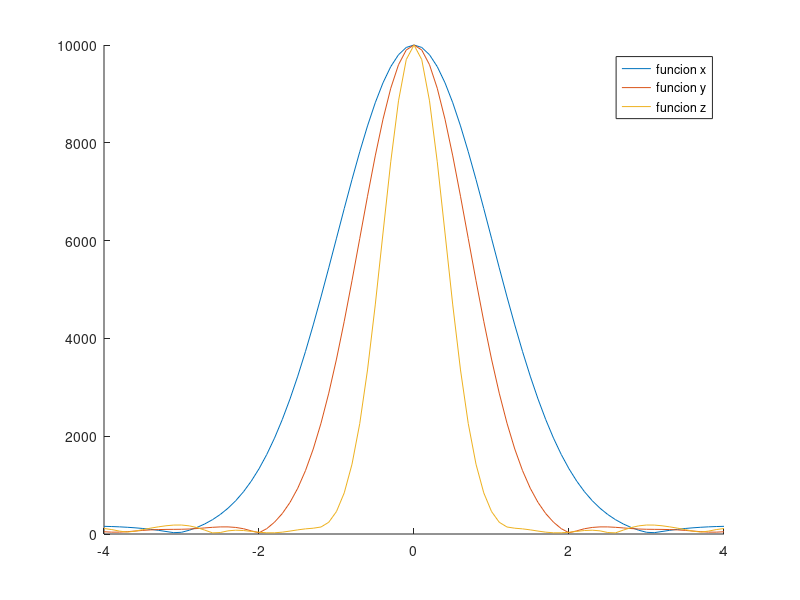
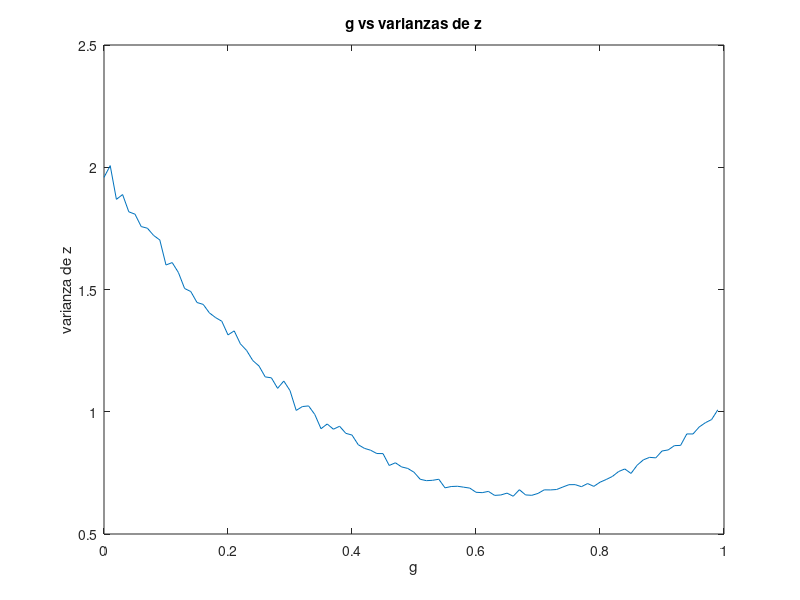

These charts were generated, in order, by the following MATLAB code: (Note: this script raises an error after producing the figures.)
clc
clear all


u=1; %media
v_1=sqrt(1); %varianza 1
v_2=sqrt(2); %varianza 2
m_exp=0;
v_exp=0;
g=2;


x_1=normrnd(u,v_1,[10000,1]);
y_1=normrnd(u,v_2,[10000,1]);
z=x_1+(1-g)*(y_1-x_1);
m_exp=m_exp+mean(z);
v_exp=v_exp+var(z);


mu=m_exp;
var_1=v_exp;
disp(['Encontrar la media y la varianza']);
disp(['la media es: ',num2str(mu)]);
disp(['la varianza es: ',num2str(var_1)]);


s=-5:0.1:5;
s=-4:0.1:4;
fi_x=exp(j*s.*x_1);
fi_y=exp(j*s.*y_1);

fi_x=sum(fi_x,1);
fi_y=sum(fi_y,1);


fi_z = exp(j*s.*z);
fi_z=sum(fi_z,1);

figure
hold on
plot(s,abs(fi_x))
plot(s,abs(fi_y))
plot(s,abs(fi_z))
legend("funcion x","funcion y","funcion z")
hold off
saveas(gcf, 'figura1.png');



%g minima
v_min=100;
v_intento=0;
g_min=0;
g=0;
c=1;

while g<=1

v_exp=0;

x_2=normrnd(u,v_1,[10000,1]);
y_2=normrnd(u,v_2,[10000,1]);
z=x_2+(1-g)*(y_2-x_2);
v_exp=var(z);

v_s(c)=v_exp;
g_s(c)=g;
g=g+0.01;
c=c+1;

end

v_min=min(v_s);
p=find(v_s==v_min);
g_min=g_s(p);
figure
plot(g_s,v_s);
title('g vs varianzas de z')
xlabel('g')
ylabel('varianza de z')
z=x_2+(1-g_min)*(y_2-x_2);
saveas(gcf, 'figura2.png');
disp(['Encontrar la g para la varianza minima de z']);
disp(['El valor de g para la minima varianza es: ',num2str(g_min)]);

var_x=(v_1)^2;
var_y=2*(var_x);




disp(['Ordenar las varianzas de menor a mayor']);
disp(['Varianza de x: ',num2str(var_x)]);
disp(['Varianza de y: ',num2str(var_y)]);
disp(['Varianza de z: ',num2str(v_min)]);


figure
% Create plots.
t = tiledlayout(3,1);

ax1 = nexttile;
hist(x_1)
title(ax1,'Varianza de x')
xlim([-6 8]);

ax2 = nexttile;
hist(y_1)
title(ax2,'Varianza de y')
xlim([-6 8]);

ax3 = nexttile;
hist(z)
title(ax3,'Varianza de z')
xlim([-6 8]);

saveas(gcf, 'figura3.png');
valores=[var_x,var_y,v_min];
ordenados=sort(valores)
